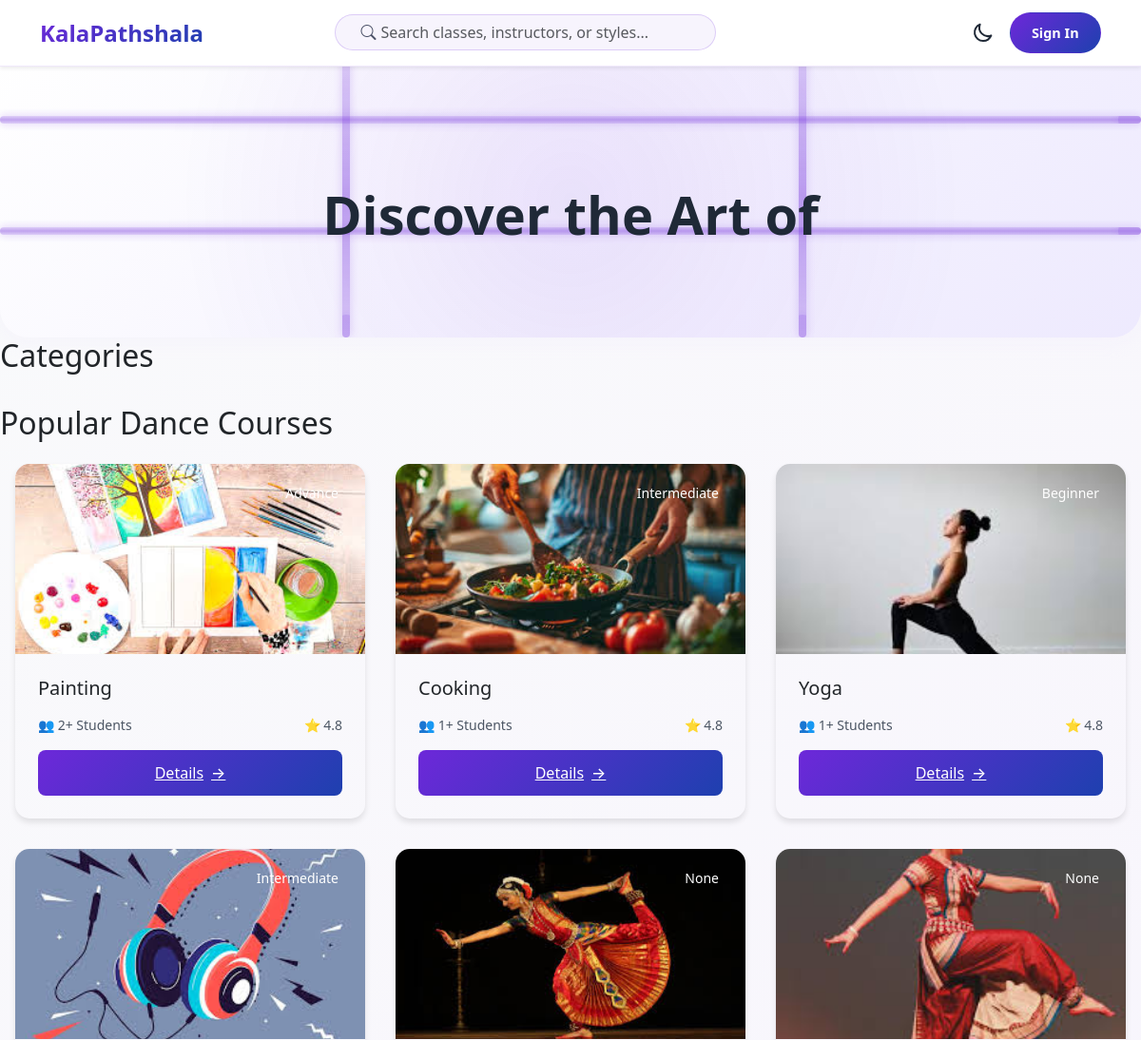
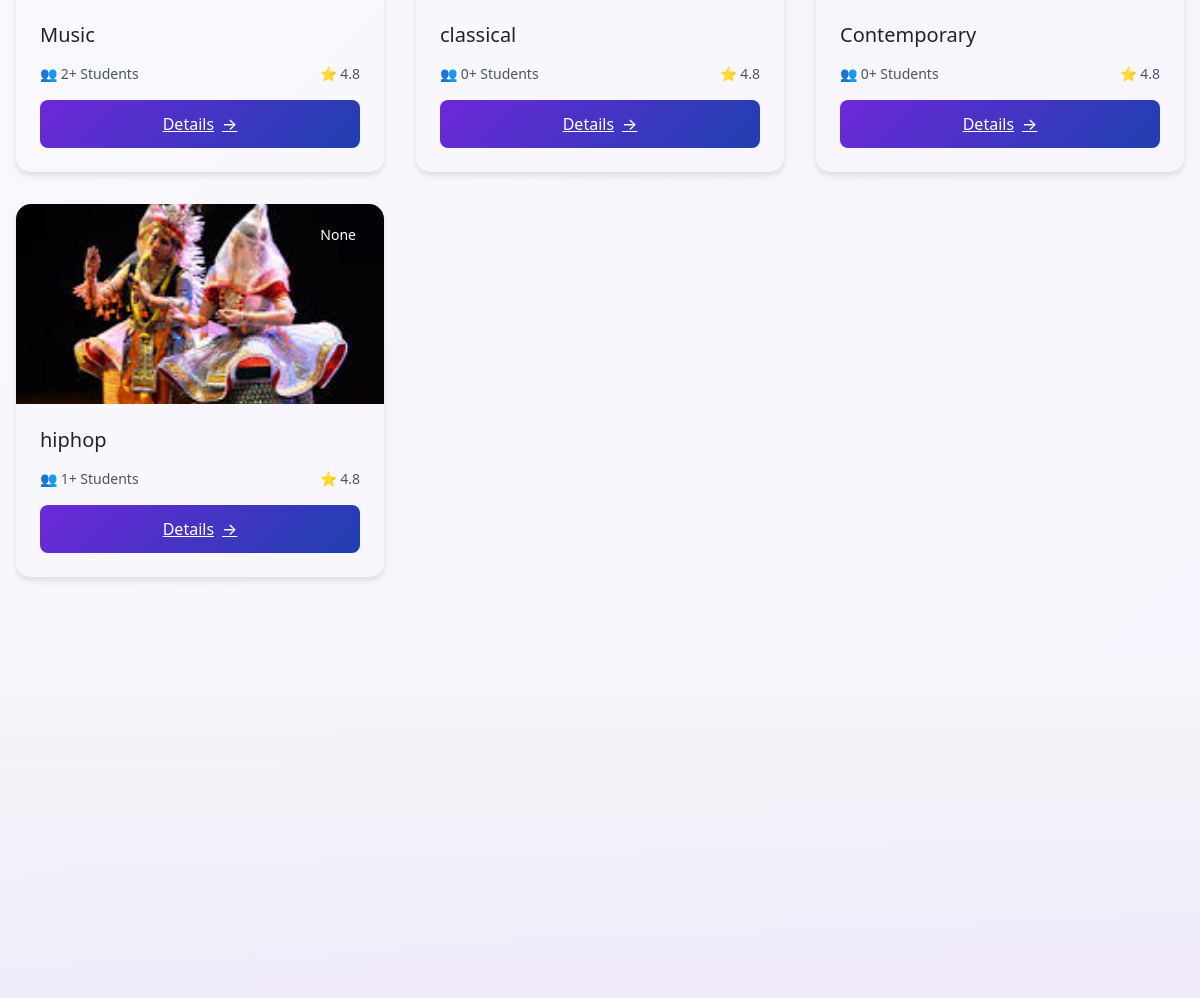
Page /courses/ on the committed database (2 pictures, top to bottom).
### course/models.py (models this page shows, shortened)
class Course(models.Model):
    level_choice = (('Beginner','Beginner'),('Intermediate','Intermediate'),('Advance','Advance'))
    teacher = models.ForeignKey('account.Teacher', on_delete=models.CASCADE, related_name='courses')
    title = models.CharField(max_length=100)
    slug = models.SlugField(unique=True, null=True, blank=True)
    uid = models.UUIDField(default=uuid.uuid4, editable=False, unique=True)
    description = models.TextField()
    image = models.ImageField(upload_to='courses/')
    category = models.ForeignKey(CourseCategory, on_delete=models.CASCADE, related_name='courses')
    subcategory = models.ForeignKey(CourseSubCategory, on_delete=models.CASCADE, default='Beginner',related_name='courses')
    level = models.CharField(max_length=20, choices=level_choice, null=True, blank=True)
    duration = models.CharField(max_length=30, null=True, blank=True)
    price = models.DecimalField(max_digits=10, decimal_places=2, default=0.00)
    discount_price = models.DecimalField(max_digits=10, decimal_places=2, default=0.00)
    is_active = models.BooleanField(default=True)
    is_free = models.BooleanField(default=False)
    created_at = models.DateTimeField(auto_now_add=True)
    updated_at = models.DateTimeField(auto_now=True)

class Enrollment(models.Model):
    uid = models.UUIDField(default=uuid.uuid4, editable=False, unique=True)
    student = models.ForeignKey('account.Student', on_delete=models.CASCADE, related_name='enrollments')
    course = models.ForeignKey(Course, on_delete=models.CASCADE, related_name='enrollments')
    enrolled_at = models.DateTimeField(auto_now_add=True)

### course/views.py (the view)
# urls.py: path('',views.courses,name='courses'),
def courses(request):
    course = models.Course.objects.filter(is_active = True)
    return render(request,'courses.html',{'courses':course})

### templates/courses.html (shortened to what this page needs)
{% extends 'index.html' %}
{% load static %}
    {% block content %}
    <div class="app">
        <header class="page-header">
            <div class="pipe-flow">
                <div class="pipe pipe-horizontal pipe-1">
                </div>
                <div class="pipe pipe-horizontal pipe-2">
                </div>
                <div class="pipe pipe-vertical pipe-3">
                </div>
                <div class="pipe pipe-vertical pipe-4">
                </div>
            </div>
            <h1 class="page-title">Discover the Art of {{cate.name}}</h1>
        </header>
        <section class="dance-categories">
            <div class="categories-container">
                <h2>{{cate.name}} Categories</h2>
            </div>
        </section>
         <section class="course-listings">
            <div class="courses-container">
                <h2>Popular Dance Courses</h2>
                <div class="courses-grid">
                     {% for course in courses %}
                        <div class="course-card">
                            <div class="course-image">
                                <img src="{{course.image.url}}" alt="{{course.title}}">
                                <div class="course-level">{{course.level}}</div>
                            </div>
                            <div class="course-content">
                                <h3>{{course.title}}</h3>
                                <div class="course-stats">
                                    <span>👥 {{course.enrollments.all|length}}+ Students</span>
                                    <span>⭐ 4.8</span>
                                </div>
                            <a href="{% url "course" course.slug %}" class="explore-btn">Details <span class="arrow">→</span></a>
                            </div>
                        </div>
                    {% endfor %}
                </div>
            </div>
        </section>
        <section style="margin: 0; padding: 20px; font-family: 'Inter', sans-serif; background: #f5f7fa;">
        </section>
    </div>
    {% endblock content %}

### rows in the picture
Course: image (picture), level "Advance", title "Painting", enrollments.all|length "2"
Course: image (picture), level "Intermediate", title "Cooking", enrollments.all|length "1"
Course: image (picture), level "Beginner", title "Yoga", enrollments.all|length "1"
Course: image (picture), level "Intermediate", title "Music", enrollments.all|length "2"
Course: image (picture), level "None", title "classical", enrollments.all|length "0"
Course: image (picture), level "None", title "Contemporary", enrollments.all|length "0"
Course: image (picture), level "None", title "hiphop", enrollments.all|length "1"
